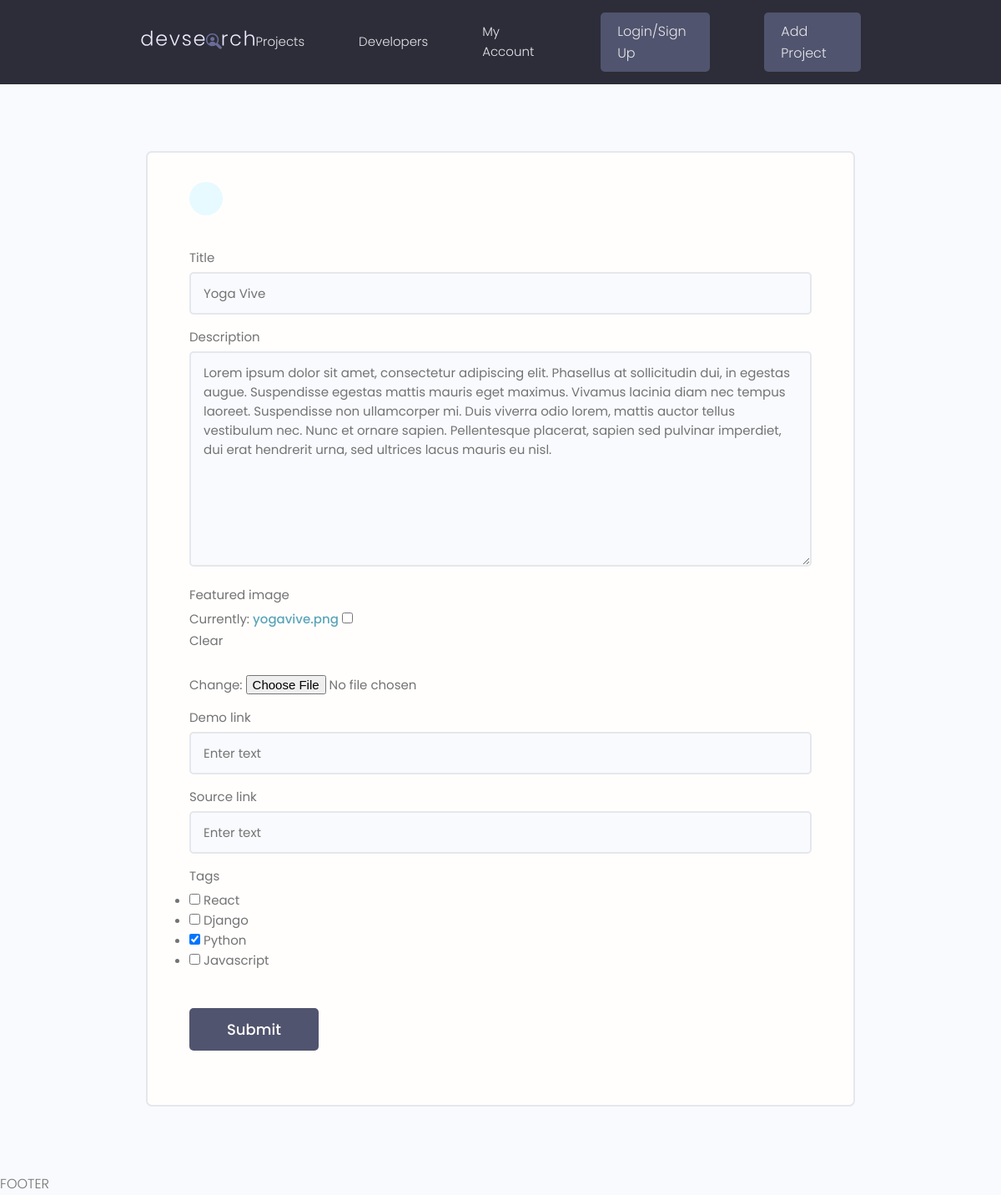
The app's page /projects/update-project/43ab2785-7dae-4a2b-bc6f-79495f9925ba/, older data.
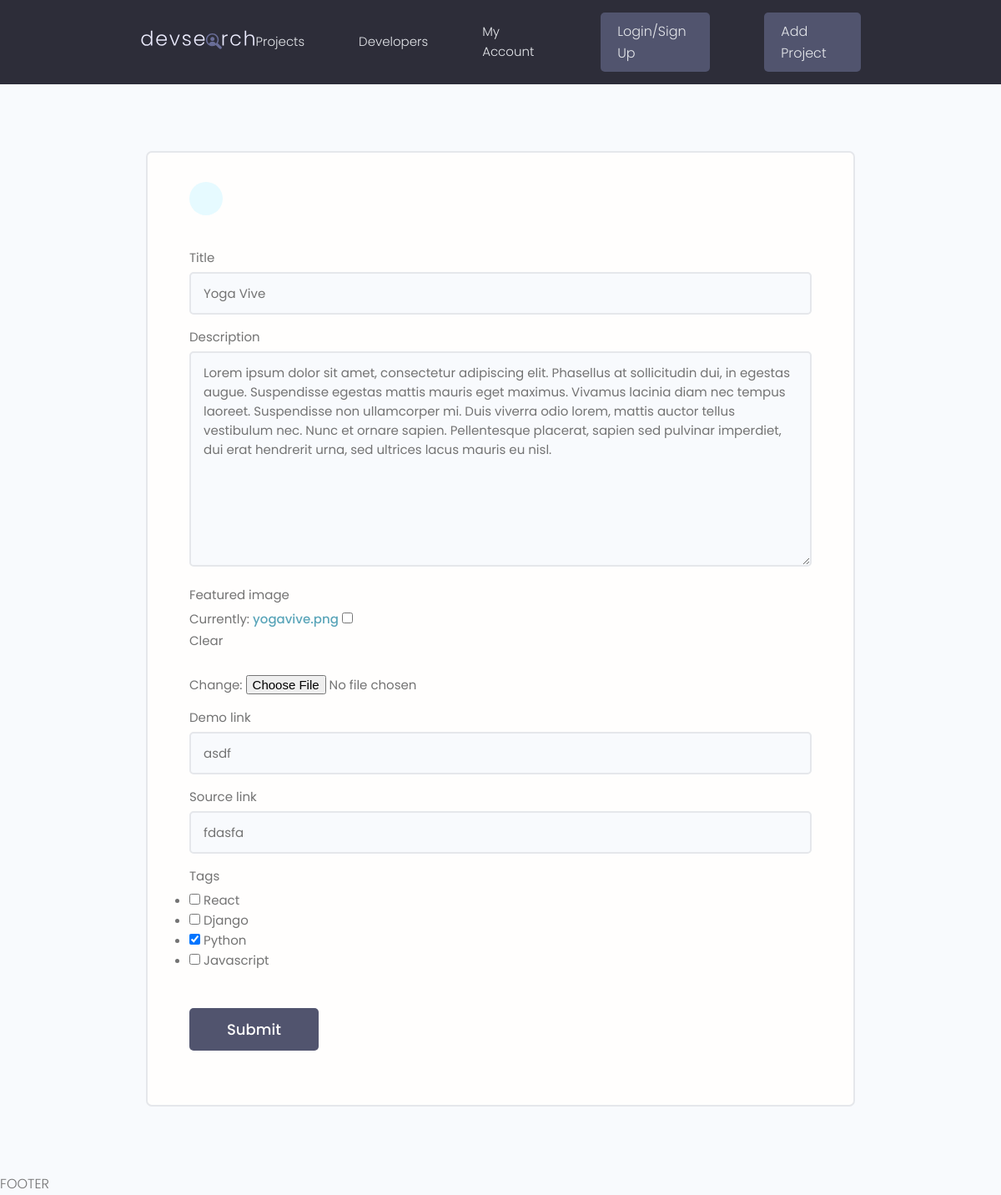
The same page, newer data.
### projects/models.py (models this page shows, shortened)
class Project(models.Model):
    owner = models.ForeignKey(Profile, null=True, blank=True, on_delete=models.SET_NULL)
    title = models.CharField(max_length=200)
    description = models.TextField(null=True, blank=True) #makes it not mandatory; null=false by default
    featured_image = models.ImageField(null=True, blank=True, default="default.jpg") #need to pip install pillow to use this
    demo_link = models.CharField(max_length=2000, null=True, blank=True)
    source_link = models.CharField(max_length=2000, null=True, blank=True)
    tags = models.ManyToManyField('Tag', blank=True)
    vote_total = models.IntegerField(default=0, null=True, blank=True)
    vote_ratio = models.IntegerField(default=0, null=True, blank=True)
    created = models.DateTimeField(auto_now_add=True)
    id = models.UUIDField(default=uuid.uuid4, unique=True, primary_key=True, editable=False)

### projects/views.py (the view)
# urls.py: path('update-project/<str:pk>/', views.updateProject, name="update-project"),
def updateProject(request, pk):
    project = Project.objects.get(id=pk)
    form = ProjectForm(instance=project)
    if request.method == 'POST':
        form = ProjectForm(request.POST, request.FILES, instance=project)
        if form.is_valid(): #django does the validation magically!
                form.save()  #this is what posts it to the database
                return redirect('projects') #back to projects page after form submission
    context = {'form':form}
    return render(request, "projects/project_form.html", context)

### projects/forms.py
class ProjectForm(ModelForm):
    class Meta:
        model = Project
        fields = ['title', 'description', 'featured_image', 'demo_link', 'source_link', 'tags']
        widgets = {
            'tags':forms.CheckboxSelectMultiple(),
        }
    def __init__(self, *args, **kwargs):
        super(ProjectForm, self).__init__(*args, **kwargs)
        for name, field in self.fields.items():
            field.widget.attrs.update({'class':'input input--text', 'id': 'formInput#text', 'type': 'text', 'name': 'text', 'placeholder': 'Enter text'}) #add css class "input" to this field

### projects/models.py (called while the page is built)
    def __str__(self):
        return self.name

### projects/templates/projects/project_form.html (shortened to what this page needs)
{% extends 'main.html' %}
{% block content %}
<main class="formPage my-xl">
    <div class="content-box">
        <div class="formWrapper">
            <a class="backButton" href="#"></a>
            <br>
            <form class="form" method="POST" enctype="multipart/form-data">
                {% for field in form %}
                <div class="form__field">
                    <label for="formInput#text">{{field.label}}</label>
                    {{field}}
                </div>
                {% endfor %}
                <input class="btn btn--sub btn--lg  my-md" type="submit" value="Submit" />
            </form>
        </div>
    </div>
</main>
{% endblock %}

Row changes from the older to the newer data that the page shows:
changed Project "Yoga Vive": demo_link (not shown) → "asdf"; source_link (not shown) → "fdasfa"
